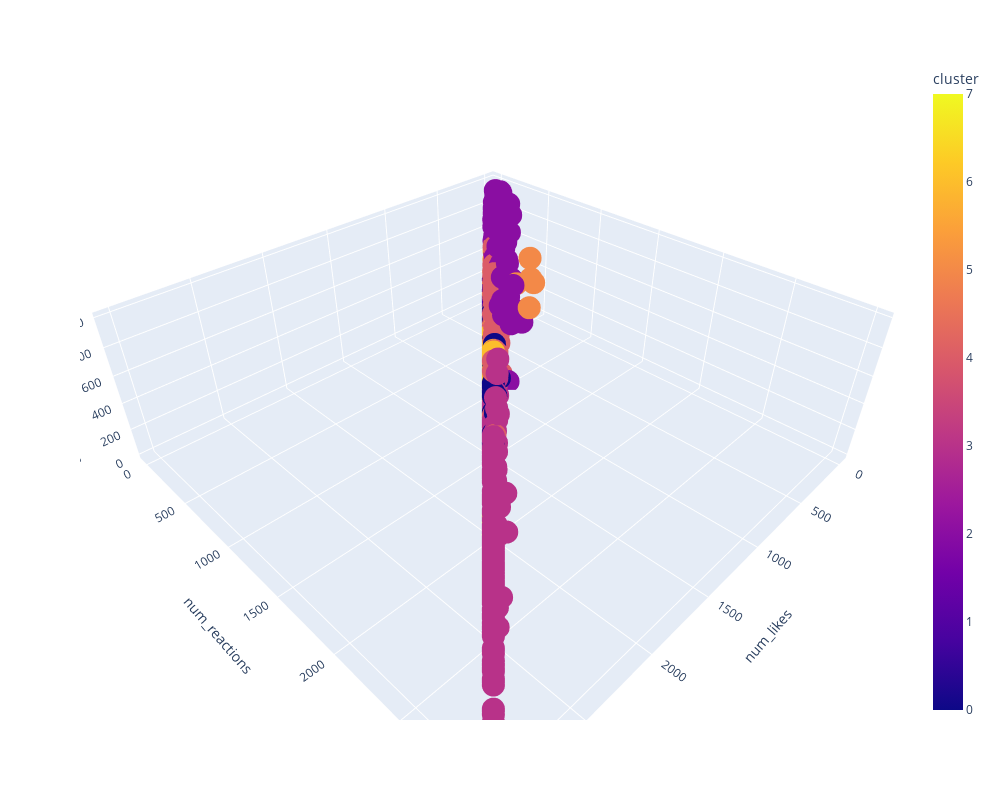

Source (notebook cell):
### Markdown cell above
En el gráfico superior podemos ver que hay una relación directa entre el numero de likes y el numero de reacciones. Es decir, que la mayoría de veces que una persona reacciona a una publicación es para dar like.

### Code cell
fig = px.scatter_3d(df_engagement,
                    x="num_likes",
                    y="num_reactions",
                    z="num_comments",
                    color="cluster")

fig.update_layout(autosize=False,
                 width=1000,
                 height=800)

fig.show()

### Figure 1 — Plotly figure (JSON) as saved in the notebook; plotly's stock layout.template omitted (floating-point values rounded to 4 significant figures; data arrays with more than 128 entries replaced by an {"elided": "..."} marker saying what was removed)
{"data": [{"hovertemplate": "num_likes=%{x}<br>num_reactions=%{y}<br>num_comments=%{z}<br>cluster=%{marker.color}<extra></extra>", "legendgroup": "", "marker": {"color": {"elided": "6450 int values"}, "coloraxis": "coloraxis", "symbol": "circle"}, "mode": "markers", "name": "", "scene": "scene", "showlegend": false, "type": "scatter3d", "x": {"elided": "6450 int values"}, "y": {"elided": "6450 int values"}, "z": {"elided": "6450 int values"}}], "layout": {"autosize": false, "coloraxis": {"colorbar": {"title": {"text": "cluster"}}, "colorscale": [[0, "#0d0887"], [0.1111, "#46039f"], [0.2222, "#7201a8"], [0.3333, "#9c179e"], [0.4444, "#bd3786"], [0.5556, "#d8576b"], [0.6667, "#ed7953"], [0.7778, "#fb9f3a"], [0.8889, "#fdca26"], [1, "#f0f921"]]}, "height": 800, "legend": {"tracegroupgap": 0}, "margin": {"t": 60}, "scene": {"domain": {"x": [0, 1], "y": [0, 1]}, "xaxis": {"title": {"text": "num_likes"}}, "yaxis": {"title": {"text": "num_reactions"}}, "zaxis": {"title": {"text": "num_comments"}}}, "width": 1000}}
